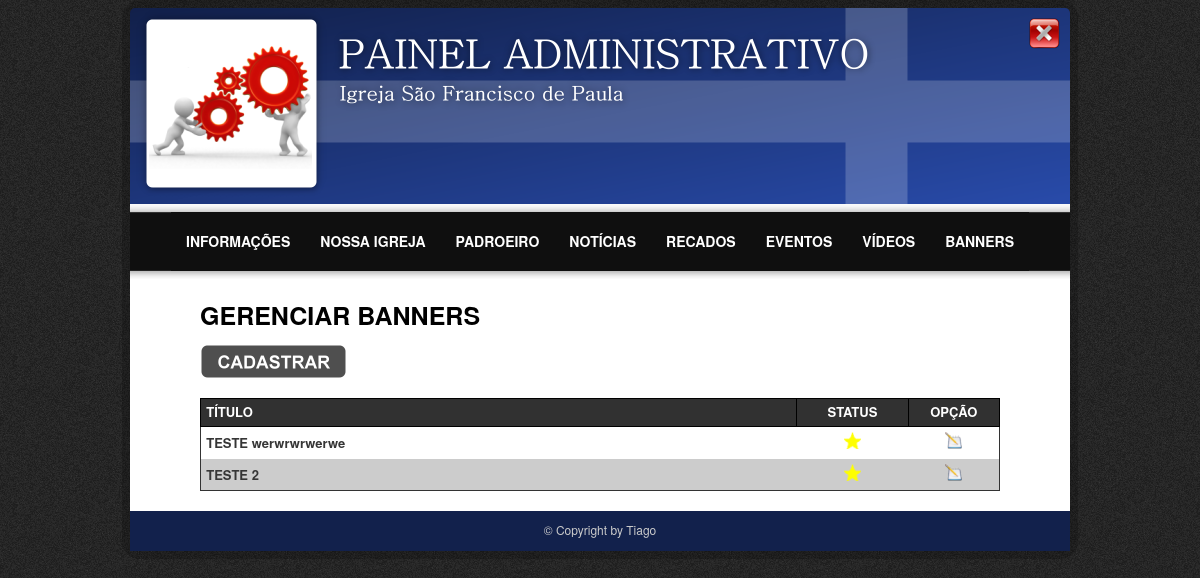
Page /Site/admin/banners.php (signed in) on the committed database.
### tables this page shows
CREATE TABLE IF NOT EXISTS `banners` (
  `ban_id` int(11) NOT NULL AUTO_INCREMENT,
  `ban_foto` varchar(20) NOT NULL,
  `ban_descricao` varchar(50) NOT NULL,
  `ban_status` tinyint(1) NOT NULL,
  PRIMARY KEY (`ban_id`)
);

### Site/admin/banners.php (the view, shortened to what this page needs)
<?php
	require_once("conexao.php");
	$busca="";
	$SQL = "SELECT * FROM banners";
	$execute_query = mysql_query($SQL, $conn);
	if(@mysql_num_rows($execute_query) > 0){
		$busca="ok";
	}
?>
<!DOCTYPE html>
<html lang="en">
	<head>
		<link rel="stylesheet" type="text/css" href="css/style.css">
	</head>
	<body>
		<div id="container">
			<?php require_once("menu.php"); ?>
			<div id="content">
				<div id="pagina">
					GERENCIAR BANNERS<br />
					<a href="banners_cad.php"> <img src="css/img/cadastrar.png" style="margin-top: 10px;"/></a>
				</div>
				<br clear="all" />
				<table id="consulta">
					<thead>
					<tr>
						<th>TÍTULO</th>
						<th style="width: 100px; text-align: center;">STATUS</th>
						<th style="width: 80px; text-align: center;">OPÇÃO</th>
					</tr>
					</thead>
					<tbody>
					<?php
					$cont=1;
					if($busca=="ok"){
						while($query = @mysql_fetch_array($execute_query)){
							if($cont%2==0){
								echo "<tr class='odd'>";
							}else{
								echo "<tr>";
    					 	}?>
								<td style="text-align: left;"><?=$query['ban_descricao']?></td>
								<td>
									<?php if($query["ban_status"]==0) {?>
										<a href='banners.php?status=1&banner=<?=$query["ban_id"]?>'> <img src="css/img/estrela1.png" style="border: 0px;" /></a>
									<?php } else {?>
										<a href='banners.php?&status=0&banner=<?=$query["ban_id"]?>'> <img src="css/img/estrela2.png" style="border: 0px;" /></a>
									<?php } ?>
								</td>
								<td><a href="banners_cad.php?param=<?=$query['ban_id']?>"><img src="css/img/editar.png" /></a> </td>
							</tr>
					<?php $cont++; }
					}else{?>
						<tr>
							<td colspan="3">Não existe dados cadastrados!</td>
						</tr>
					<?php }?>
				</table>
			</div>
			<footer>
				<div id="desenvolvido">
					&copy; Copyright  by Tiago
				</div>
			</footer>
		</div>
	</body>
</html>

### Site/admin/css/style.css (style rules this page uses)
body { background-image: url('img/fundo.png'); font-family: HelveticaNeue, "Helvetica Neue", Arial, Helvetica, sans-serif; }
img { border: 0px; }
#container { width:940px; height:auto; margin: 0 auto; padding: 0px; background-color: #FFFFFF; box-shadow: 0px 0px 0px 8px rgba(0,0,0,0.2); border-radius: 10px; -moz-border-radius: 10px; -webkit-border-radius: 10px; }
#container #content { width: 100%; padding: 0; text-align: center; }
#container #content table { width: 800px; margin: 0 auto; font-size: 12px; font-weight: bold; }
#container footer { height: 30px; background-color: #12214C; margin-top: 20px; text-align:center; padding-top:10px; color:#CCCCCC; font-size:12px; }
#pagina { width:100%; float:left; margin-left: 70px; margin-top:10px; margin-bottom:10px; text-align: left; font-size: 25px; font-weight: bold; }
#consulta { border-collapse: collapse; border: 1px solid #333; color: #363636; background: #FFFFFF; }
#consulta td, #consulta th { padding: .4em; color: #363636; font-size: 13px; }
#consulta thead th, #consulta tfoot th { font:bold; border: 1px solid #000000 ; text-align: left; background: #313131; color: #FFFFFF; padding-top:3px; }
#consulta tbody td a { background: transparent; text-decoration: none; color: #363636; }
.odd { background: #CCCCCC; }

### rows in the picture
banners: ban_descricao "TESTE werwrwrwerwe", ban_status 1 (drawn)
banners: ban_descricao "TESTE 2", ban_status 1 (drawn)
